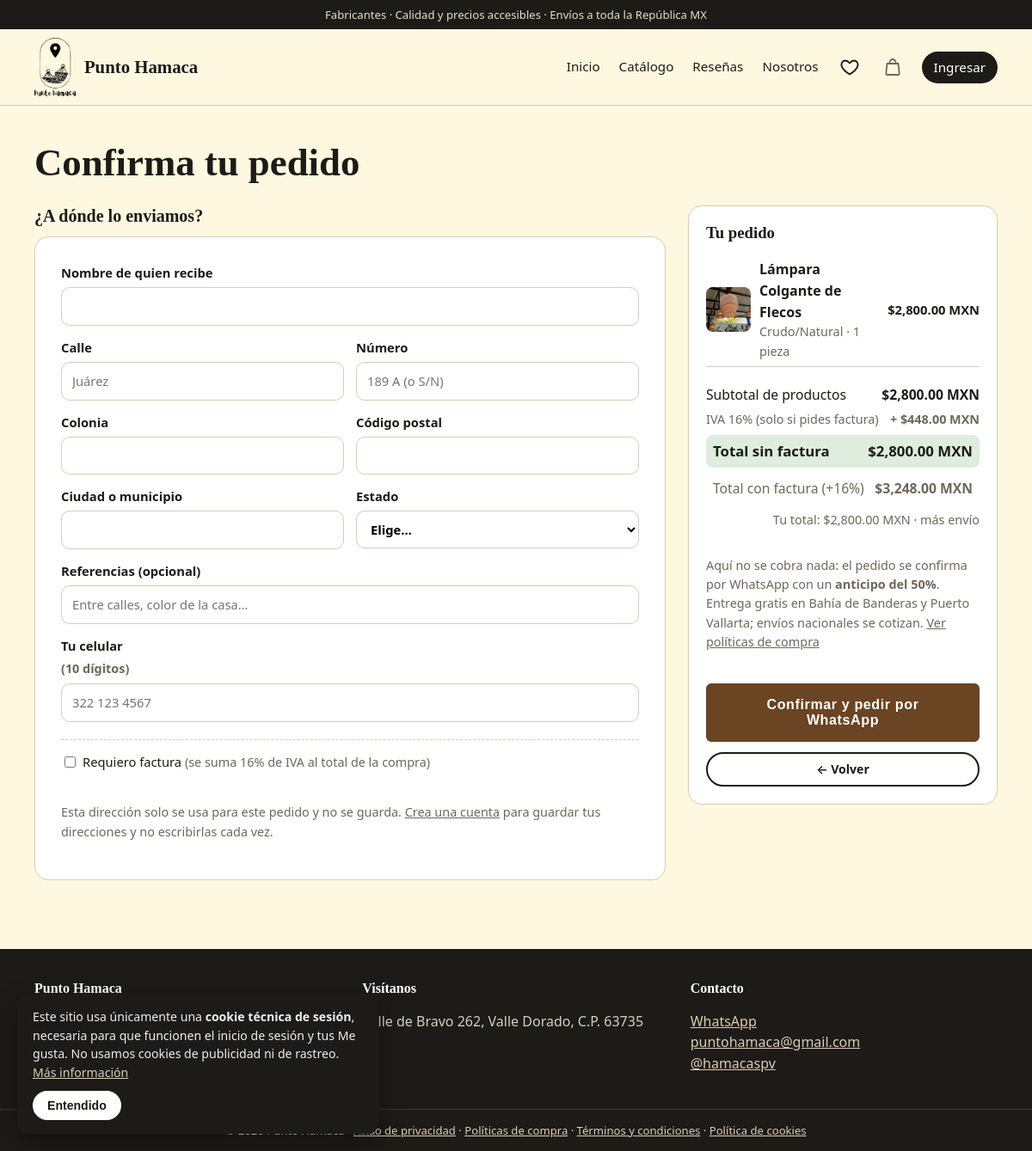
The page /pedido.php?producto=11 on the database its author committed.
### tables this page shows
CREATE TABLE `productos` (
  `id` int(11) NOT NULL AUTO_INCREMENT,
  `nombre` varchar(150) NOT NULL,
  `descripcion` text DEFAULT NULL,
  `precio` decimal(10,2) NOT NULL DEFAULT 0.00,
  `categoria` varchar(50) NOT NULL DEFAULT 'Hamacas',
  `medidas` varchar(150) DEFAULT '',
  `material` varchar(150) DEFAULT '',
  `capacidad` varchar(60) DEFAULT '',
  `colores` text DEFAULT NULL,
  `imagen` varchar(255) DEFAULT NULL,
  `creado` timestamp NOT NULL DEFAULT current_timestamp(),
  `mas_vendido` tinyint(1) NOT NULL DEFAULT 0,
  `disponibilidad` varchar(10) NOT NULL DEFAULT 'pedido',
  PRIMARY KEY (`id`)
);

### pedido.php (the view, shortened to what the rows shown need)
<?php
require __DIR__ . '/includes/functions.php';
    ?>
    <?php
function pedido_fuente(): array {
    $items = [];
    if (($_REQUEST['origen'] ?? '') === 'carrito') {
        foreach (cart_items() as $it) $items[] = ['p' => $it['p'], 'color' => $it['color'], 'qty' => $it['qty'], 'colg' => $it['colg']];
    } else {
        $st = db()->prepare('SELECT * FROM productos WHERE id=?');
        $st->execute([(int)($_REQUEST['producto'] ?? 0)]);
        if ($p = $st->fetch()) {
            $color = trim((string)($_REQUEST['color'] ?? ''));
            $nombres = array_column(colores($p), 'nombre');
            if (!$nombres) $color = '';
            elseif (!in_array($color, $nombres, true)) $color = $nombres[0];
            $items[] = ['p' => $p, 'color' => $color, 'qty' => max(1, min(20, (int)($_REQUEST['qty'] ?? 1))), 'colg' => colgadera_por_id((int)($_REQUEST['colg'] ?? 0), $p)];
        }
    }
    $total = 0;
    foreach ($items as $it) $total += $it['p']['precio'] * $it['qty'];
    return [$items, $total];
}
    ?>
<?php
[$items, $total] = pedido_fuente();
page_head('Confirmar pedido', 'cart');
?>
<div class="wrap section">
  <h1>Confirma tu pedido</h1>
  <div class="checkout">
    <div>
      <h2>¿A dónde lo enviamos?</h2>
    </div>
    <aside class="cart-sum">
      <?php foreach ($items as $it): ?>
        <div class="co-item">
          <div class="co-media"><?= product_media($it['p']) ?></div>
          <div>
            <b><?= e($it['p']['nombre']) ?></b>
            <div class="hint"><?= $it['color'] !== '' ? e($it['color']) . ' · ' : '' ?><?= $it['qty'] ?> <?= $it['qty'] === 1 ? 'pieza' : 'piezas' ?></div>
          </div>
          <div class="co-sub"><?= money($it['p']['precio'] * $it['qty']) ?></div>
        </div>
      <?php endforeach; ?>
    </aside>
  </div>
</div>
<?php page_foot();

### includes/functions.php (shortened to what the rows shown need)
<?php
require_once __DIR__ . '/db.php';
function e($s): string { return htmlspecialchars((string)$s, ENT_QUOTES, 'UTF-8'); }
function money($n): string { return '$' . number_format((float)$n, 2) . ' MXN'; }
function root_url(string $p = ''): string {
    $dir = rtrim(str_replace('\\', '/', dirname($_SERVER['SCRIPT_NAME'])), '/');
    return rtrim($dir, '/') . '/' . ltrim($p, '/');
}
function user(): ?array { return $_SESSION['user'] ?? null; }
    ?>
    <?php
function colgadera_por_id(int $id, array $p): ?array {
    if ($id <= 0 || !es_hamaca($p)) return null;
    $st = db()->prepare('SELECT * FROM colgaderas WHERE id=? AND activa=1');
    $st->execute([$id]);
    return $st->fetch() ?: null;
}
function csrf(): string { return $_SESSION['csrf'] ??= bin2hex(random_bytes(16)); }
function colores(array $p): array { return json_decode($p['colores'] ?? '[]', true) ?: []; }
function product_media(array $p, ?string $hex = null): string {
    if (!empty($p['imagen'])) {
        return '<img src="' . e(root_url('uploads/' . $p['imagen'])) . '" alt="' . e($p['nombre']) . '" loading="lazy">';
    }
    $c = colores($p);
    return hamaca_svg($hex ?? ($c[0]['hex'] ?? '#c99a2e'), $p['categoria']);
}
function page_head(string $title, string $active = ''): void {
    $u = user();
    ?><!doctype html>
<html lang="es"><head><meta charset="utf-8"><meta name="viewport" content="width=device-width,initial-scale=1">
<link rel="stylesheet" href="<?= e(root_url('assets/css/style.css')) ?>?v=<?= filemtime(__DIR__ . '/../assets/css/style.css') ?>"></head>
<body class="<?= $active === 'index.php' ? 'home' : '' ?>" data-csrf="<?= e(csrf()) ?>" data-logged="<?= $u ? 1 : 0 ?>" data-root="<?= e(root_url()) ?>">
<main><?php
}
function page_foot(): void { ?></main>
<script src="<?= e(root_url('assets/js/app.js')) ?>?v=<?= filemtime(__DIR__ . '/../assets/js/app.js') ?>"></script></body></html>
<?php }

### rows shown on the page
productos: imagen (picture), nombre "Lámpara Colgante de Flecos", color "Crudo/Natural", qty "1", money($it['p']['precio']*$it['qty']) "$2,800.00 MXN"

### other values the page prints
$label "Inicio"
$label "Catálogo"
$label "Reseñas"
$label "Nosotros"
money($imp['subtotal']) "$2,800.00 MXN"
money($imp['iva']) "$448.00 MXN"
money($imp['total_sin']) "$2,800.00 MXN"
money($imp['total_con']) "$3,248.00 MXN"
LEGAL_DOMICILIO "Valle de Bravo 262, Valle Dorado, C.P. 63735"
LEGAL_EMAIL "puntohamaca@gmail.com"
